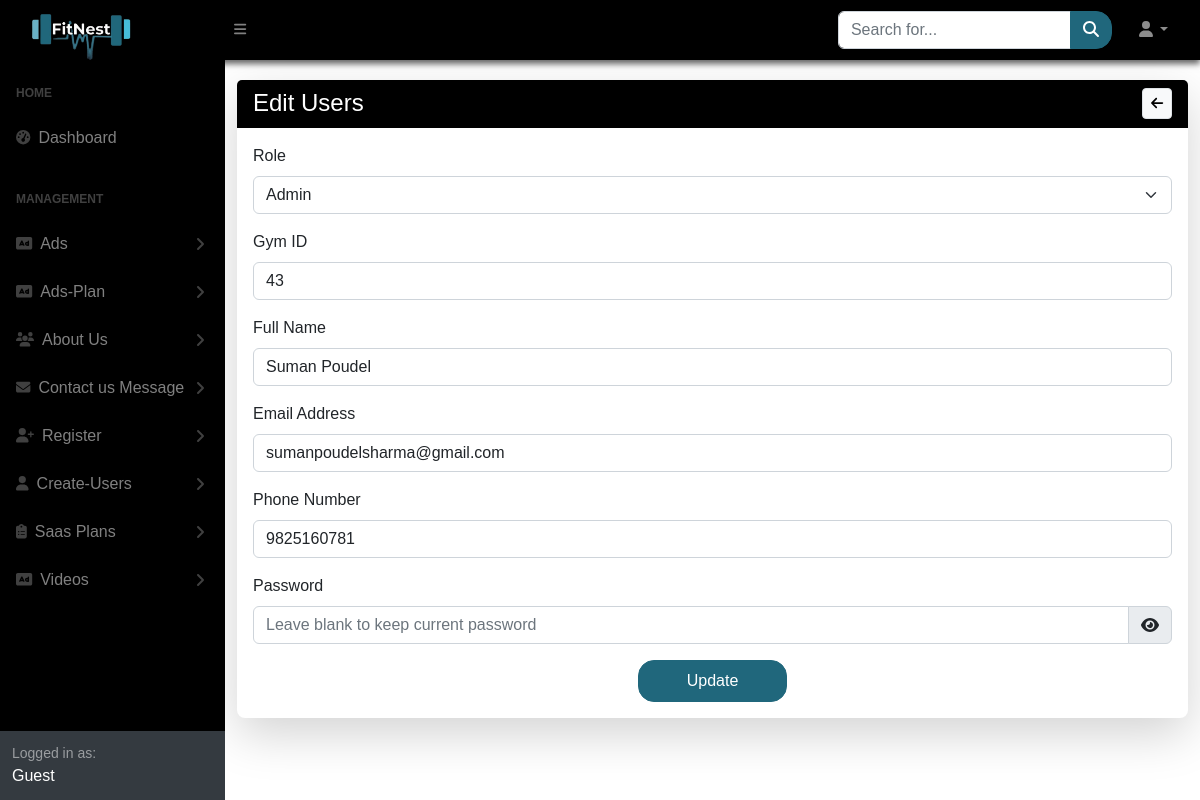
The app's page /SuperAdmin/Create-Users/edit.php?id=6 with its own data.
### tables this page shows
CREATE TABLE `users` (
  `user_id` int(11) NOT NULL,
  `gym_id` int(11) DEFAULT NULL,
  `name` varchar(150) NOT NULL,
  `email` varchar(150) NOT NULL,
  `phone` varchar(20) DEFAULT NULL,
  `password` varchar(255) NOT NULL,
  `role` enum('superadmin','admin','trainer') NOT NULL,
  `created_at` timestamp NOT NULL DEFAULT current_timestamp(),
  `updated_at` timestamp NOT NULL DEFAULT current_timestamp() ON UPDATE current_timestamp()
);

### SuperAdmin/Create-Users/edit.php (the view, shortened to what this page needs)
<?php
include "../../database/db_connect.php";
if (isset($_GET['id'])) {
    $user_id = intval($_GET['id']);
    $sql = "SELECT * FROM users WHERE user_id = ?";
    $stmt = $conn->prepare($sql);
    $stmt->bind_param("i", $user_id);
    $stmt->execute();
    $result = $stmt->get_result();
    $user = $result->fetch_assoc();
} else {
    echo "<script>window.location='index.php';</script>";
    exit;
}
require("../sidelayout.php");
?>
<div id="layoutSidenav_content">
    <main class="container mt-4">
        <div class="card shadow-lg border-0 rounded-3">
            <div class="card-header bg-dark text-white d-flex justify-content-between align-items-center">
                <h4 class="mb-0">Edit Users</h4>
                <a href="index.php" class="btn btn-light btn-sm border ms-3" title="Back to Create Users Table">
                    <i class="fas fa-arrow-left"></i>
                </a>
            </div>
            <div class="card-body">
                <form action="update.php" method="POST" class="needs-validation" novalidate>
                    <div class="mb-3">
                        <label for="role" class="form-label">Role</label>
                        <select class="form-select" id="role" name="role" required>
                            <option value="admin" <?= ($user['role'] == 'admin') ? 'selected' : '' ?>>Admin</option>
                        </select>
                    </div>
                    <div class="mb-3 <?= ($user['role'] !== 'admin') ? 'd-none' : '' ?>" id="gymIdWrapper">
                        <label for="gym_id" class="form-label">Gym ID</label>
                        <input type="text" class="form-control" id="gym_id" name="gym_id"
                            value="<?= htmlspecialchars($user['gym_id']) ?>">
                    </div>
                    <div class="mb-3">
                        <label for="name" class="form-label">Full Name</label>
                        <input type="text" class="form-control" id="name" name="name"
                            value="<?= htmlspecialchars($user['name']) ?>" required>
                    </div>
                    <div class="mb-3">
                        <label for="email" class="form-label">Email Address</label>
                        <input type="email" class="form-control" id="email" name="email"
                            value="<?= htmlspecialchars($user['email']) ?>" required>
                    </div>
                    <div class="mb-3">
                        <label for="phone" class="form-label">Phone Number</label>
                        <input type="tel" class="form-control" id="phone" name="phone"
                            value="<?= htmlspecialchars($user['phone']) ?>"
                            pattern="^[0-9]{7,15}$" required>
                    </div>
                    <div class="mb-3">
                        <label for="password" class="form-label">Password</label>
                        <div class="input-group">
                            <input type="password" class="form-control" id="password" name="password"
                                placeholder="Leave blank to keep current password" minlength="6">
                            <span class="input-group-text" style="cursor:pointer;" onclick="togglePassword('password', 'togglePasswordIcon1')">
                                <i class="fas fa-eye" id="togglePasswordIcon1"></i>
                            </span>
                        </div>
                    </div>
                    <div class="text-center">
                        <button type="submit" class="btn-our px-5 py-2">Update</button>
                    </div>
                </form>
            </div>
        </div>
    </main>
    <?php require("../assets/link.php"); ?>

### SuperAdmin/assets/css/landing.css (style rules this page uses)
* { margin: 0; padding: 0; box-sizing: border-box; font-family: Sans-serif; }
html { height: 100%; scroll-behavior: smooth; }
.btn-our { --bs-btn-color: #fff; --bs-btn-bg: #20677c; --bs-btn-border-color: #20677c; --bs-btn-hover-color: #fff; --bs-btn-hover-bg: #1a5c6a; --bs-btn-hover-border-color: #175463; --bs-btn-focus-shadow-rgb: 32, 103, 124; --bs-btn-active-color: #fff; --bs-btn-active-bg: #175463; --bs-btn-active-border-color: #144c5a; --bs-btn-active-shadow: inset 0 3px 5px rgba(0, 0, 0, 0.125); --bs-btn-disabled-color: #fff; --bs-btn-disabled-bg: #20677c; --bs-btn-disabled-border-color: #20677c; color: var(--bs-btn-color); background-color: var(--bs-btn-bg); border: 1px solid var(--bs-btn-border-color); padding: 0.375rem 0.75rem; font-size: 1rem; line-height: 1.5; border-radius: 16px; transition: all 0.15s ease-in-out; display: inline-block; text-align: center; vertical-align: middle; cursor: pointer; user-select: none; text-decoration: none; }

### records on screen
users: role "Admin", gym_id "43", name "Suman Poudel", email "sumanpoudelsharma@gmail.com", phone "9825160781"
